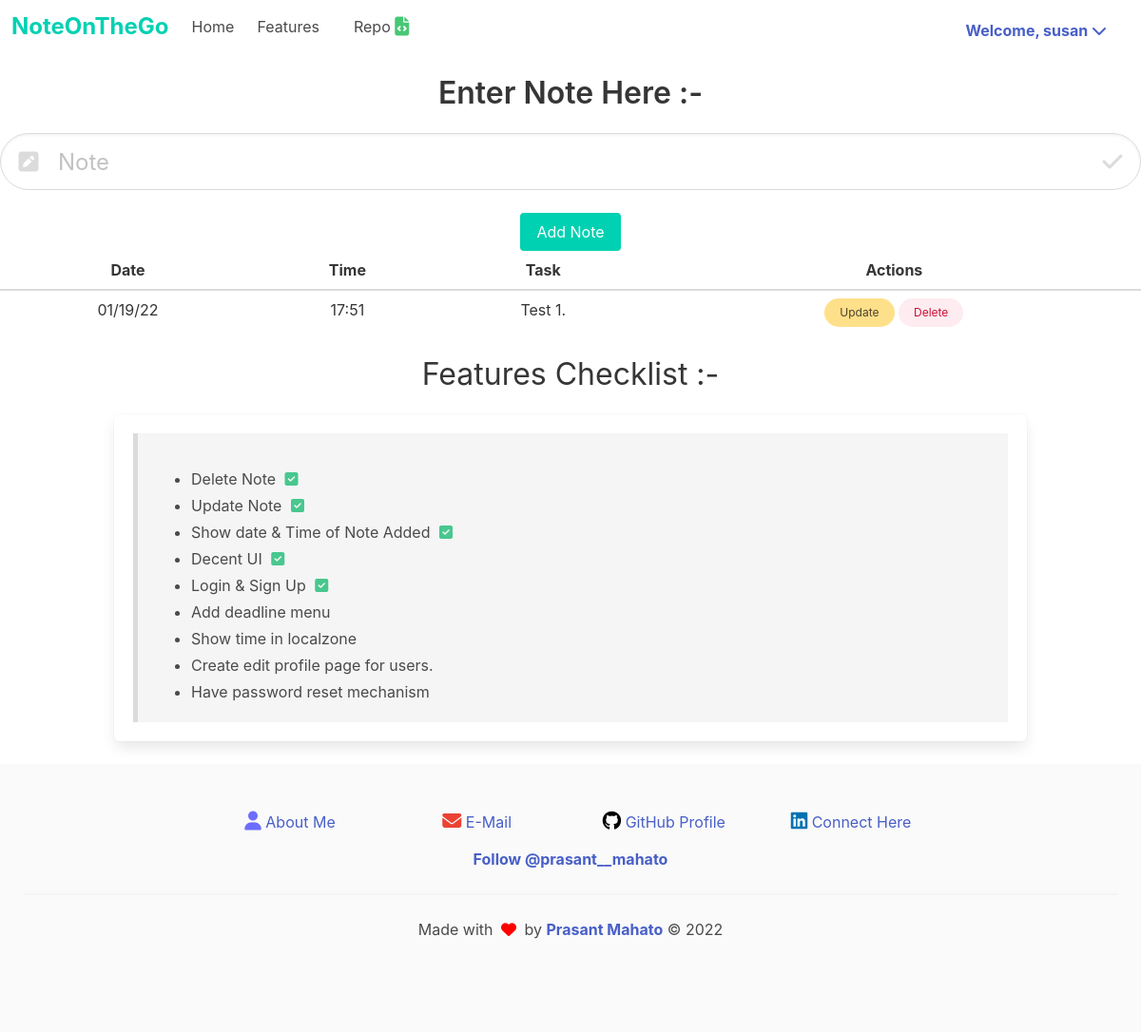
Before: /index (signed in) with the older database file.
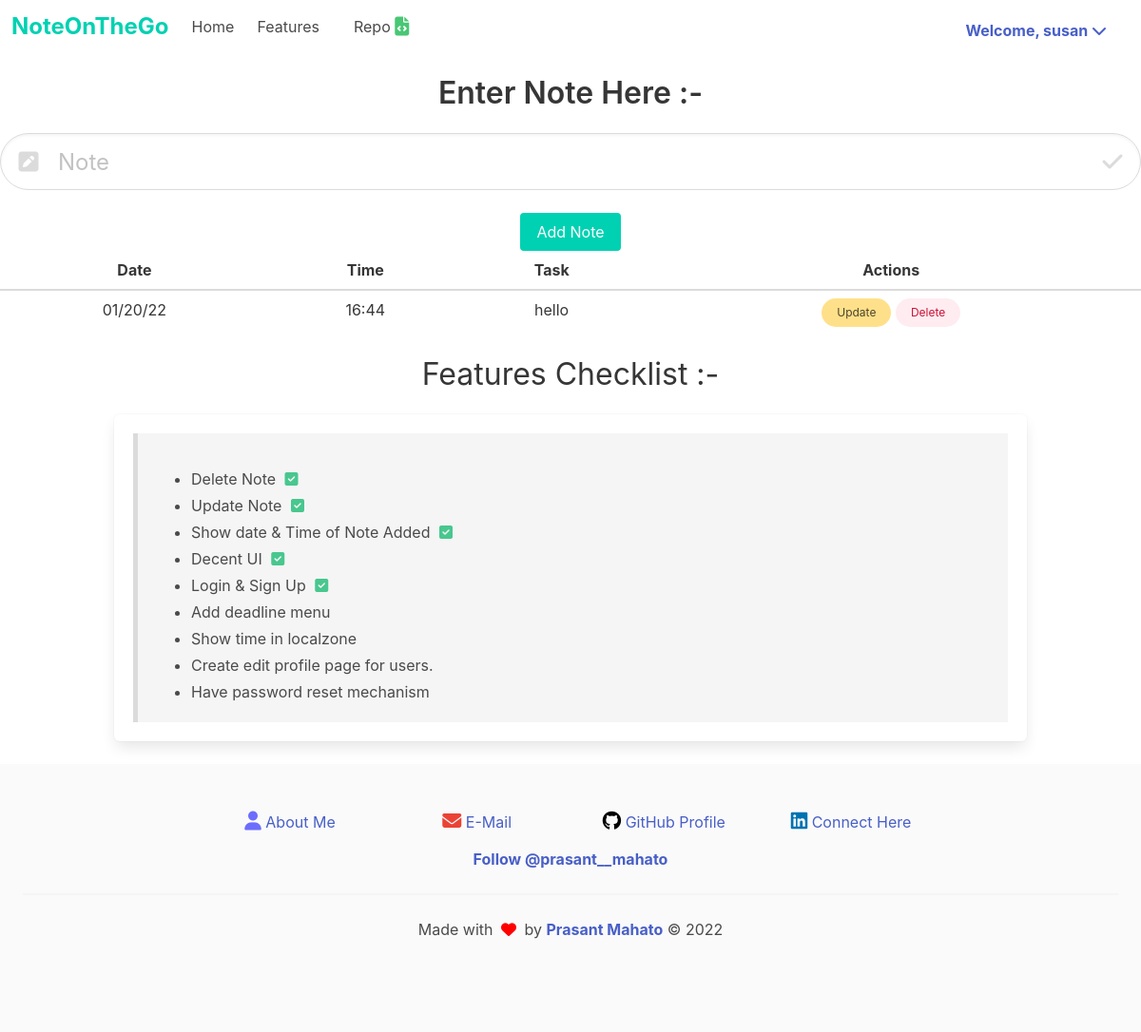
After: the same page with the newer database file.
### app/model.py (models this page shows, shortened)
class Todo(db.Model):
   id = db.Column(db.Integer, primary_key = True)
   content = db.Column(db.String(200),nullable=False)
   date_created = db.Column(db.DateTime, default=datetime.utcnow)
   user_id = db.Column(db.Integer, db.ForeignKey('user.id'))

### app/routes.py (the view)
@app.route('/', methods=['GET', 'POST'])
@app.route('/index', methods=['GET', 'POST'])
@login_required
def index():
    if(request.method == 'POST'):
        task_content = request.form['content']
        if len(task_content) > 2:
            new_task = Todo(content=task_content, user_id = current_user.get_id())
            try:
                db.session.add(new_task)
                db.session.commit()
                return redirect('/')
            except:
                return "There was an issue adding your task"
        else:
            flash('Include atleast 3 characters')
            return redirect(url_for('index'))
    else:
        tasks = Todo.query.filter_by(
                user_id=current_user.get_id()).order_by(Todo.date_created).all()
        return render_template('index.html', tasks=tasks)

### app/model.py (called while the page is built)
@login.user_loader
def load_user(id):
    return User.query.get(int(id))

### app/templates/index.html (shortened to what this page needs)
{% extends 'base.html' %}
{% block content %}
<div class="container is-fullhd has-text-centered content">
    <h1 class="title">
        <strong>Enter Note Here :-  </strong>
    </h1>
    <form action="/" method="POST">
        <div class="field">
            <p class="control has-icons-left has-icons-right">
                <input class="input is-large is-rounded box" type="text" name="content" id="content"
                placeholder="Note" minlength="3">
                <span class="icon is-small is-left">
                </span>
              <span class="icon is-small is-right">
              </span>
            </p>
          </div>
        <div class="control">
            <button class="button is-primary">Add Note</button>
        </div>
    </form>
    {% if tasks|length < 1 %}
        <hr>
        <div class="container has-text-centered">
            <div class=" box error notification is-warning is-rounded" id="remove">
                <h4>
                    There are no notes. Create one below.!!
                </h4>
            </div>
        </div>
    {% else %}
    <table class="table content">
        <thead>
            <tr id="borderimg">
                <th>Date</th>
                <th>Time</th>
                <th>Task</th>
                <th>Actions</th>
            </tr>
        </thead>
        {% for task in tasks %}
            {% include '_task.html' %}
        {% endfor %}
    </table>
    {% endif %}
</div>
{% endblock %}

### app/templates/_task.html
<tr>
    <td>
        {{ task.date_created.strftime("%x") }}
    </td>
    <td>
        {{ task.date_created.strftime("%H:%M") }}<br>
    </td>
    <td>
        {{ task.content }}
    </td>
    <td>
        <a class="button is-small is-rounded is-warning" href="/update/{{task.id}}">Update</a>
        <a class="button is-small is-rounded is-danger is-light" href="/delete/{{task.id}}">Delete</a>
    </td>
</tr>

Changed rows visible on the page:
removed Todo: date_created "01/19/22", date_created "17:51", content "Test 1."
added Todo: date_created "01/20/22", date_created "16:44", content "hello"
